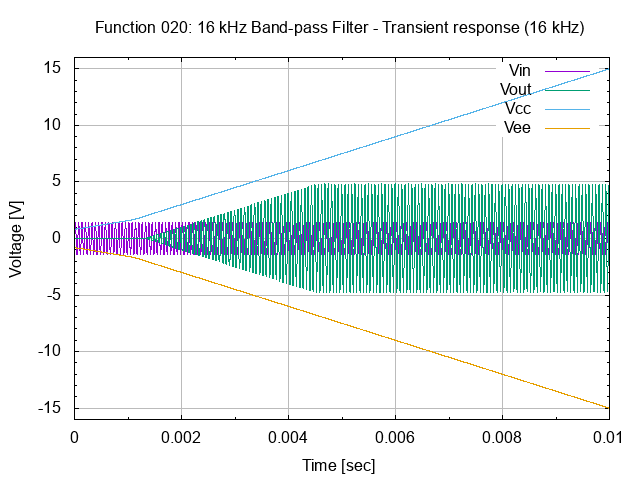

The script that saved this image:
# set terminal
set term png

#set graph
set output "26.020.00.01.01.02.png"
set title "Function 020: 16 kHz Band-pass Filter - Transient response (16 kHz)"

# setup Y-axis
set yrange [-16:16]
set grid ytics lt 1 lw 1 lc rgb "#bbbbbb"
set mytics
set ylabel "Voltage [V]"

# setup X-axis
set grid xtics lt 1 lw 1 lc rgb "#bbbbbb"
set mxtics
set xlabel "Time [sec]"
set xrange [0:0.01]

# setup plot style
set style data lines
plot '26.020.00.01.01.dat' using 1:2 title "Vin", \
     '26.020.00.01.01.dat' using 1:3 title "Vout", \
     '26.020.00.01.01.dat' using 1:4 title "Vcc", \
     '26.020.00.01.01.dat' using 1:5 title "Vee"

# set output back to default
set output

# reset terminal type
set terminal pop
